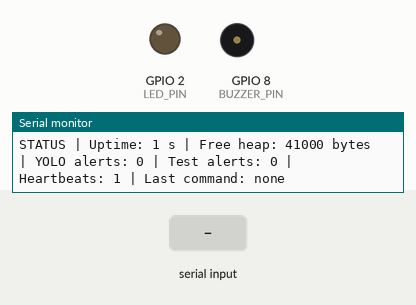
This sketch was run on a simulated ESP32-C6. On the bench: output pins drawn as LEDs (lit = HIGH), buzzer (waves = sounding, pin HIGH), the last lines printed to the serial monitor. The inputs (shaded band) are chosen by the test bench.

Above: at 2.2 s.
2.3 s: "PERSON_DETECTED\n" received over Serial
At 2.47 s:
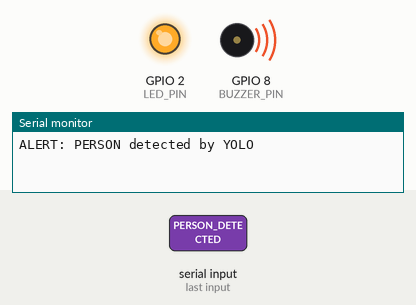
4.1 s: "CHAIR_DETECTED\n" received over Serial
At 5.1 s:
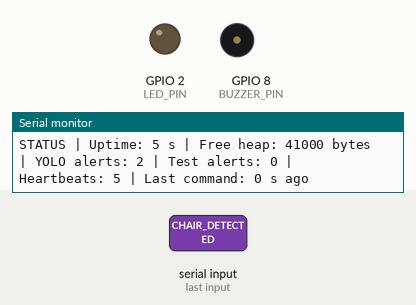
5.6 s: "BOTTLE_DETECTED\n" received over Serial
At 5.77 s:
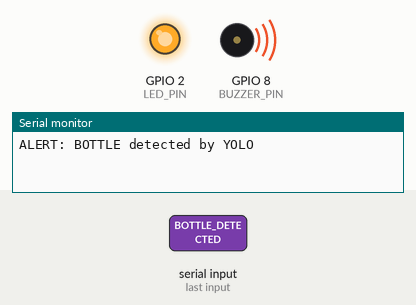
Timing chart, 0 to 8.6 s (numbered marks = the images above; inputs shaded):
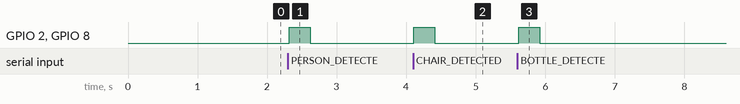

Measured:
- after the input at 2.3 s, GPIO 2 (LED_PIN), GPIO 8 (BUZZER_PIN): LOW → HIGH at once, → LOW 0.30 s later
- after the input at 4.1 s, GPIO 2 (LED_PIN), GPIO 8 (BUZZER_PIN): LOW → HIGH at once, → LOW 0.30 s later
- after the input at 5.6 s, GPIO 2 (LED_PIN), GPIO 8 (BUZZER_PIN): LOW → HIGH at once, → LOW 0.30 s later

The sketch:

esp32_c6_rtos.ino
```cpp
#include <Arduino.h>

const int LED_PIN = 2;
const int BUZZER_PIN = 8;

const TickType_t HEARTBEAT_PERIOD = pdMS_TO_TICKS(1000);
const TickType_t STATUS_PERIOD = pdMS_TO_TICKS(1000);
const TickType_t ALERT_ON_TIME = pdMS_TO_TICKS(300);

enum AlertType {
  ALERT_NONE = 0,
  ALERT_OBJECT_DETECTED,
  ALERT_TEST
};

struct AlertMessage {
  AlertType type;
  char label[24];
  uint32_t timestampMs;
};

struct HeartbeatMessage {
  uint32_t uptimeMs;
  uint32_t freeHeap;
};

QueueHandle_t alertQueue;
QueueHandle_t heartbeatQueue;
SemaphoreHandle_t serialMutex;

volatile uint32_t objectDetectionCount = 0;
volatile uint32_t testAlertCount = 0;
volatile uint32_t heartbeatCount = 0;
volatile uint32_t lastCommandTimeMs = 0;

void safePrintln(const String &message) {
  if (xSemaphoreTake(serialMutex, pdMS_TO_TICKS(50)) == pdTRUE) {
    Serial.println(message);
    xSemaphoreGive(serialMutex);
  }
}

void pushAlert(AlertType type, const char *label) {
  AlertMessage message;
  message.type = type;
  strncpy(message.label, label, sizeof(message.label) - 1);
  message.label[sizeof(message.label) - 1] = '\0';
  message.timestampMs = millis();

  xQueueSend(alertQueue, &message, pdMS_TO_TICKS(20));
}

void HeartbeatTask(void *parameter) {
  HeartbeatMessage message;

  while (true) {
    message.uptimeMs = millis();
    message.freeHeap = ESP.getFreeHeap();

    xQueueSend(heartbeatQueue, &message, 0);
    heartbeatCount++;

    vTaskDelay(HEARTBEAT_PERIOD);
  }
}

void AlertTask(void *parameter) {
  AlertMessage message;

  while (true) {
    if (xQueueReceive(alertQueue, &message, portMAX_DELAY) == pdTRUE) {
      digitalWrite(LED_PIN, HIGH);
      digitalWrite(BUZZER_PIN, HIGH);

      if (message.type == ALERT_OBJECT_DETECTED) {
        objectDetectionCount++;
        safePrintln("ALERT: " + String(message.label) + " detected by YOLO");
      } else if (message.type == ALERT_TEST) {
        testAlertCount++;
        safePrintln("ALERT: manual test alert");
      }

      vTaskDelay(ALERT_ON_TIME);

      digitalWrite(LED_PIN, LOW);
      digitalWrite(BUZZER_PIN, LOW);
    }
  }
}

void CommunicationTask(void *parameter) {
  String command = "";

  while (true) {
    while (Serial.available() > 0) {
      char incoming = (char)Serial.read();

      if (incoming == '\n' || incoming == '\r') {
        command.trim();

        if (command.length() > 0) {
          lastCommandTimeMs = millis();

          if (command == "PERSON_DETECTED") {
            pushAlert(ALERT_OBJECT_DETECTED, "PERSON");
          } else if (command == "CHAIR_DETECTED") {
            pushAlert(ALERT_OBJECT_DETECTED, "CHAIR");
          } else if (command == "BOTTLE_DETECTED") {
            pushAlert(ALERT_OBJECT_DETECTED, "BOTTLE");
          } else if (command == "PHONE_DETECTED") {
            pushAlert(ALERT_OBJECT_DETECTED, "PHONE");
          } else if (command == "LAPTOP_DETECTED") {
            pushAlert(ALERT_OBJECT_DETECTED, "LAPTOP");
          } else if (command == "TEST_ALERT") {
            pushAlert(ALERT_TEST, "TEST");
          } else if (command == "PING") {
            safePrintln("PONG");
          } else {
            safePrintln("Unknown command: " + command);
          }
        }

        command = "";
      } else if (command.length() < 60) {
        command += incoming;
      }
    }

    vTaskDelay(pdMS_TO_TICKS(20));
  }
}

void StatusTask(void *parameter) {
  HeartbeatMessage latestHeartbeat = {0, 0};

  while (true) {
    while (xQueueReceive(heartbeatQueue, &latestHeartbeat, 0) == pdTRUE) {
    }

    String lastCommandText;
    if (lastCommandTimeMs == 0) {
      lastCommandText = "none";
    } else {
      lastCommandText = String((millis() - lastCommandTimeMs) / 1000) + " s ago";
    }

    safePrintln(
      "STATUS | Uptime: " + String(latestHeartbeat.uptimeMs / 1000) + " s" +
      " | Free heap: " + String(latestHeartbeat.freeHeap) + " bytes" +
      " | YOLO alerts: " + String(objectDetectionCount) +
      " | Test alerts: " + String(testAlertCount) +
      " | Heartbeats: " + String(heartbeatCount) +
      " | Last command: " + lastCommandText
    );

    vTaskDelay(STATUS_PERIOD);
  }
}

void setup() {
  Serial.begin(115200);
  delay(1000);

  pinMode(LED_PIN, OUTPUT);
  pinMode(BUZZER_PIN, OUTPUT);

  digitalWrite(LED_PIN, LOW);
  digitalWrite(BUZZER_PIN, LOW);

  alertQueue = xQueueCreate(10, sizeof(AlertMessage));
  heartbeatQueue = xQueueCreate(6, sizeof(HeartbeatMessage));
  serialMutex = xSemaphoreCreateMutex();

  if (alertQueue == NULL || heartbeatQueue == NULL || serialMutex == NULL) {
    Serial.println("RTOS resource creation failed");
    while (true) {
      delay(1000);
    }
  }

  xTaskCreate(HeartbeatTask, "Heartbeat Task", 3072, NULL, 1, NULL);
  xTaskCreate(AlertTask, "Alert Task", 4096, NULL, 4, NULL);
  xTaskCreate(CommunicationTask, "Communication Task", 4096, NULL, 3, NULL);
  xTaskCreate(StatusTask, "Status Task", 4096, NULL, 2, NULL);

  safePrintln("ESP32-C6 FreeRTOS object detection alert system started");
  safePrintln("Hardware: LED on GPIO 2, active buzzer on GPIO 8");
  safePrintln("Serial commands: PERSON_DETECTED, CHAIR_DETECTED, BOTTLE_DETECTED, PHONE_DETECTED, LAPTOP_DETECTED, TEST_ALERT");
}

void loop() {
  vTaskDelay(pdMS_TO_TICKS(1000));
}
```
